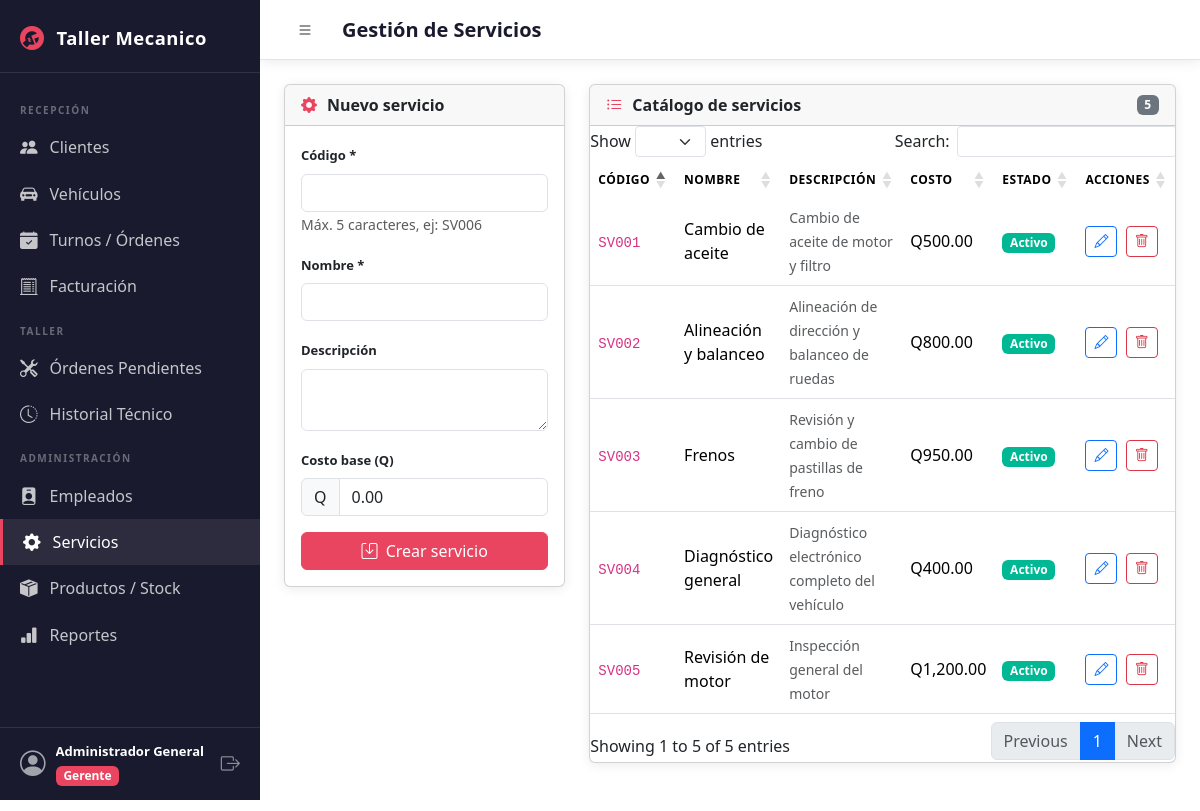
/views/gerente/servicios.php (signed in), run on the app's committed database.
### tables this page shows
CREATE TABLE IF NOT EXISTS servicios (
    servicio_codigo      VARCHAR(5)   NOT NULL,
    servicio_nombre      VARCHAR(35)  NOT NULL,
    servicio_descripcion VARCHAR(100) DEFAULT NULL,
    servicio_costo       DECIMAL(8,2) DEFAULT 0.00,
    servicio_disponible  TINYINT(1)   NOT NULL DEFAULT 1,
    PRIMARY KEY (servicio_codigo)
);

### includes/auth.php (called while the page is built, shortened)
<?php
function getRolActual(): string {
    return $_SESSION['empleado_roll'] ?? '';
}
function getNombreActual(): string {
    return $_SESSION['empleado_nombre'] ?? '';
}

### views/gerente/servicios.php (the view, shortened to what this page needs)
<?php
require_once __DIR__ . '/../../includes/auth.php';
$pageTitle = 'Gestión de Servicios';
$pdo = getDB();
$servicios = $pdo->query("SELECT * FROM servicios ORDER BY servicio_nombre")->fetchAll();
$editSrv = null;
require_once __DIR__ . '/../../includes/header.php';
?>
<div class="row g-4">
    <div class="col-lg-4">
        <div class="card">
            <div class="card-header">
                <i class="bi bi-gear-fill"></i> <?= $editSrv ? 'Editar servicio' : 'Nuevo servicio' ?>
            </div>
            <div class="card-body">
                <form method="POST">
                    <div class="mb-3">
                        <label class="form-label">Código *</label>
                        <input type="text" name="servicio_codigo" class="form-control" maxlength="5"
                               style="text-transform:uppercase"
                               value="<?= htmlspecialchars($editSrv['servicio_codigo'] ?? '') ?>"
                               <?= $editSrv ? 'readonly' : 'required' ?>>
                        <small class="text-muted">Máx. 5 caracteres, ej: SV006</small>
                    </div>
                    <div class="mb-3">
                        <label class="form-label">Nombre *</label>
                        <input type="text" name="servicio_nombre" class="form-control" maxlength="35"
                               value="<?= htmlspecialchars($editSrv['servicio_nombre'] ?? '') ?>" required>
                    </div>
                    <div class="mb-3">
                        <label class="form-label">Descripción</label>
                        <textarea name="servicio_descripcion" class="form-control" rows="2" maxlength="100"><?= htmlspecialchars($editSrv['servicio_descripcion'] ?? '') ?></textarea>
                    </div>
                    <div class="mb-3">
                        <label class="form-label">Costo base (Q)</label>
                        <div class="input-group">
                            <span class="input-group-text">Q</span>
                            <input type="number" name="servicio_costo" class="form-control" min="0" step="0.01"
                                   value="<?= $editSrv['servicio_costo'] ?? '0.00' ?>">
                        </div>
                    </div>
                    <div class="d-flex gap-2">
                        <button type="submit" class="btn btn-primary flex-grow-1">
                            <i class="bi bi-save me-1"></i> <?= $editSrv ? 'Guardar' : 'Crear servicio' ?>
                        </button>
                    </div>
                </form>
            </div>
        </div>
    </div>
    <div class="col-lg-8">
        <div class="card">
            <div class="card-header">
                <i class="bi bi-list-ul"></i> Catálogo de servicios
                <span class="badge bg-secondary ms-auto"><?= count($servicios) ?></span>
            </div>
            <div class="card-body p-0">
                <div class="table-responsive">
                    <table class="table table-hover datatable mb-0">
                        <thead><tr><th>Código</th><th>Nombre</th><th>Descripción</th><th>Costo</th><th>Estado</th><th>Acciones</th></tr></thead>
                        <tbody>
                        <?php foreach ($servicios as $s): ?>
                        <tr>
                            <td><code><?= $s['servicio_codigo'] ?></code></td>
                            <td><?= htmlspecialchars($s['servicio_nombre']) ?></td>
                            <td><small class="text-muted"><?= htmlspecialchars($s['servicio_descripcion'] ?? '—') ?></small></td>
                            <td>Q<?= number_format($s['servicio_costo'], 2) ?></td>
                            <td>
                                <span class="badge <?= $s['servicio_disponible'] ? 'badge-finalizado' : 'badge-cancelado' ?>">
                                    <?= $s['servicio_disponible'] ? 'Activo' : 'Inactivo' ?>
                                </span>
                            </td>
                            <td>
                                <a href="?editar=<?= $s['servicio_codigo'] ?>" class="btn btn-sm btn-outline-primary me-1">
                                    <i class="bi bi-pencil"></i>
                                </a>
                                <form method="POST" class="d-inline" onsubmit="return confirm('¿Eliminar servicio?')">
                                    <button type="submit" class="btn btn-sm btn-outline-danger"><i class="bi bi-trash"></i></button>
                                </form>
                            </td>
                        </tr>
                        <?php endforeach; ?>
                        </tbody>
                    </table>
                </div>
            </div>
        </div>
    </div>
</div>
<?php require_once __DIR__ . '/../../includes/footer.php'; ?>

### includes/header.php (shortened to what this page needs)
<?php
require_once __DIR__ . '/../includes/auth.php';
$rol = getRolActual();
$nombre = getNombreActual();
?>
<!DOCTYPE html>
<html lang="es">
<head>
    <link rel="stylesheet" href="<?= BASE_URL ?>/assets/css/style.css">
    <link rel="stylesheet" href="https://cdn.datatables.net/1.13.6/css/dataTables.bootstrap5.min.css">
    <link rel="stylesheet" href="https://cdn.jsdelivr.net/npm/bootstrap@5.3.2/dist/css/bootstrap.min.css">
    <link rel="stylesheet" href="https://cdn.jsdelivr.net/npm/bootstrap-icons@1.11.1/font/bootstrap-icons.css">
</head>
<body>
<div class="wrapper d-flex">
    <nav id="sidebar" class="sidebar">
        <div class="sidebar-brand">
            <i class="bi bi-wrench-adjustable-circle-fill"></i>
            <span><?= APP_NAME ?></span>
        </div>
        <ul class="sidebar-nav list-unstyled">
            <?php if ($rol === 'recepcionista' || $rol === 'gerente'): ?>
            <li class="nav-section">Recepción</li>
            <li>
                <a href="<?= BASE_URL ?>/views/recepcionista/clientes.php">
                    <i class="bi bi-people-fill"></i> Clientes
                </a>
            </li>
            <li>
                <a href="<?= BASE_URL ?>/views/recepcionista/vehiculos.php">
                    <i class="bi bi-car-front-fill"></i> Vehículos
                </a>
            </li>
            <li>
                <a href="<?= BASE_URL ?>/views/recepcionista/turnos.php">
                    <i class="bi bi-calendar-check-fill"></i> Turnos / Órdenes
                </a>
            </li>
            <li>
                <a href="<?= BASE_URL ?>/views/recepcionista/facturacion.php">
                    <i class="bi bi-receipt-cutoff"></i> Facturación
                </a>
            </li>
            <?php endif; ?>
            <?php if ($rol === 'mecanico' || $rol === 'gerente'): ?>
            <li class="nav-section">Taller</li>
            <li>
                <a href="<?= BASE_URL ?>/views/mecanico/ordenes_pendientes.php">
                    <i class="bi bi-tools"></i> Órdenes Pendientes
                </a>
            </li>
            <li>
                <a href="<?= BASE_URL ?>/views/mecanico/historial_tecnico.php">
                    <i class="bi bi-clock-history"></i> Historial Técnico
                </a>
            </li>
            <?php endif; ?>
            <?php if ($rol === 'gerente'): ?>
            <li class="nav-section">Administración</li>
            <li>
                <a href="<?= BASE_URL ?>/views/gerente/empleados.php">
                    <i class="bi bi-person-badge-fill"></i> Empleados
                </a>
            </li>
            <li>
                <a href="<?= BASE_URL ?>/views/gerente/servicios.php">
                    <i class="bi bi-gear-fill"></i> Servicios
                </a>
            </li>
            <li>
                <a href="<?= BASE_URL ?>/views/gerente/productos.php">
                    <i class="bi bi-box-seam-fill"></i> Productos / Stock
                </a>
            </li>
            <li>
                <a href="<?= BASE_URL ?>/views/gerente/reportes.php">
                    <i class="bi bi-bar-chart-fill"></i> Reportes
                </a>
            </li>
            <?php endif; ?>
        </ul>
        <div class="sidebar-footer">
            <div class="user-info">
                <i class="bi bi-person-circle"></i>
                <div>
                    <span class="user-name"><?= htmlspecialchars($nombre) ?></span>
                    <span class="user-rol badge"><?= ucfirst($rol) ?></span>
                </div>
            </div>
            <a href="<?= BASE_URL ?>/controllers/logout.php" class="btn-logout" title="Cerrar sesión">
                <i class="bi bi-box-arrow-right"></i>
            </a>
        </div>
    </nav>
    <div id="main-content" class="main-content flex-grow-1">
        <div class="topbar d-flex align-items-center px-4">
            <button id="sidebarToggle" class="btn btn-icon me-3">
                <i class="bi bi-list"></i>
            </button>
            <h5 class="mb-0"><?= $pageTitle ?? 'Panel' ?></h5>
        </div>
        <div class="content-area p-4">

### includes/footer.php (shortened to what this page needs)
        </div>
    </div>
</div>
</body>
</html>

### assets/css/style.css (style rules this page uses)
:root { --color-primary: #1a1a2e; --color-secondary: #16213e; --color-accent: #e94560; --color-accent-2: #0f3460; --color-bg: #f0f2f5; --color-card: #ffffff; --color-text: #2d3436; --color-text-light: #636e72; --color-border: #dfe6e9; --sidebar-width: 260px; --topbar-height: 60px; --font-main: 'Segoe UI', system-ui, -apple-system, sans-serif; --radius: 10px; --shadow: 0 2px 12px rgba(0,0,0,.08); --transition: .25s ease; }
* { box-sizing: border-box; margin: 0; padding: 0; }
body { font-family: var(--font-main); background: var(--color-bg); color: var(--color-text); font-size: 14px; }
.sidebar { width: var(--sidebar-width); min-height: 100vh; background: var(--color-primary); display: flex; flex-direction: column; position: fixed; top: 0; left: 0; z-index: 1000; transition: width var(--transition); overflow: hidden; }
.sidebar-brand { display: flex; align-items: center; gap: 12px; padding: 20px 20px 16px; color: #fff; font-size: 1.15rem; font-weight: 700; letter-spacing: .5px; border-bottom: 1px solid rgba(255,255,255,.1); }
.sidebar-brand i { font-size: 1.5rem; color: var(--color-accent); flex-shrink: 0; }
.sidebar-nav { flex: 1; padding: 16px 0; overflow-y: auto; }
.nav-section { font-size: 10px; font-weight: 700; letter-spacing: 1.5px; text-transform: uppercase; color: rgba(255,255,255,.35); padding: 14px 20px 6px; }
.sidebar-nav li a { display: flex; align-items: center; gap: 12px; padding: 10px 20px; color: rgba(255,255,255,.75); text-decoration: none; border-radius: 0; transition: background var(--transition), color var(--transition); white-space: nowrap; }
.sidebar-nav li a i { font-size: 1.1rem; flex-shrink: 0; }
.sidebar-nav li a:hover, .sidebar-nav li a.active { background: rgba(255,255,255,.08); color: #fff; border-left: 3px solid var(--color-accent); }
.sidebar-footer { padding: 14px 20px; border-top: 1px solid rgba(255,255,255,.1); display: flex; align-items: center; gap: 10px; }
.user-info { display: flex; align-items: center; gap: 10px; flex: 1; overflow: hidden; }
.user-info > i { font-size: 1.6rem; color: rgba(255,255,255,.6); flex-shrink: 0; }
.user-name { display: block; color: #fff; font-weight: 600; font-size: 13px; white-space: nowrap; overflow: hidden; text-overflow: ellipsis; }
.user-rol { font-size: 10px; background: var(--color-accent); color: #fff; padding: 2px 8px; border-radius: 20px; text-transform: capitalize; }
.btn-logout { color: rgba(255,255,255,.5); font-size: 1.2rem; transition: color var(--transition); flex-shrink: 0; }
.main-content { margin-left: var(--sidebar-width); min-height: 100vh; display: flex; flex-direction: column; transition: margin-left var(--transition); }
.topbar { height: var(--topbar-height); background: var(--color-card); border-bottom: 1px solid var(--color-border); box-shadow: var(--shadow); position: sticky; top: 0; z-index: 100; }
.topbar h5 { font-weight: 700; color: var(--color-primary); }
.btn-icon { background: none; border: none; font-size: 1.4rem; color: var(--color-text); cursor: pointer; padding: 4px 8px; border-radius: 6px; transition: background var(--transition); }
.content-area { flex: 1; }
.card { background: var(--color-card); border: 1px solid var(--color-border); border-radius: var(--radius); box-shadow: var(--shadow); margin-bottom: 24px; }
.card-header { background: transparent; border-bottom: 1px solid var(--color-border); padding: 16px 20px; font-weight: 700; display: flex; align-items: center; gap: 10px; }
.card-header i { color: var(--color-accent); }
.card-body { padding: 20px; }
.btn-primary { background: var(--color-accent) !important; border-color: var(--color-accent) !important; }
.table th { background: var(--color-primary); color: #fff; font-weight: 600; font-size: 12px; letter-spacing: .5px; text-transform: uppercase; border: none; }
.table td { vertical-align: middle; }
.badge-finalizado { background: #00b894; color: #fff; }
.form-label { font-weight: 600; font-size: 13px; }

### data on the page
servicios: servicio_codigo "SV002", servicio_nombre "Alineación y balanceo", servicio_descripcion "Alineación de dirección y balanceo de ruedas", servicio_costo "800.00", servicio_disponible "Activo"
servicios: servicio_codigo "SV001", servicio_nombre "Cambio de aceite", servicio_descripcion "Cambio de aceite de motor y filtro", servicio_costo "500.00", servicio_disponible "Activo"
servicios: servicio_codigo "SV004", servicio_nombre "Diagnóstico general", servicio_descripcion "Diagnóstico electrónico completo del vehículo", servicio_costo "400.00", servicio_disponible "Activo"
servicios: servicio_codigo "SV003", servicio_nombre "Frenos", servicio_descripcion "Revisión y cambio de pastillas de freno", servicio_costo "950.00", servicio_disponible "Activo"
servicios: servicio_codigo "SV005", servicio_nombre "Revisión de motor", servicio_descripcion "Inspección general del motor", servicio_costo "1,200.00", servicio_disponible "Activo"

### other printed values
APP_NAME "Taller Mecanico"
$nombre "Administrador General"
$rol "Gerente"
$pageTitle "Gestión de Servicios"
count($servicios) "5"
